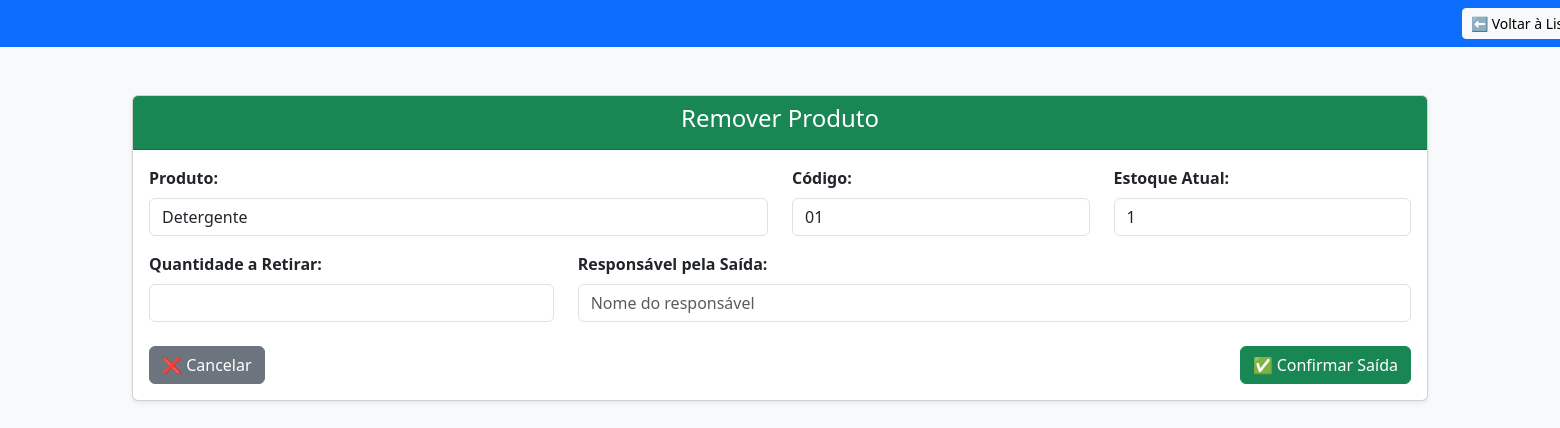
The page /deletar/1 on the database its author committed.
### app.py (models this page shows)
class Item(db.Model):
    id = db.Column(db.Integer, primary_key=True)
    codigo = db.Column(db.String(20), unique=True, nullable=False)
    produto = db.Column(db.String(100), nullable=False)
    quantidade_estoque = db.Column(db.Integer, nullable=False)
    validade = db.Column(db.String(20))
    preco = db.Column(db.Float)
    comentario = db.Column(db.String(255))  # <-- Adicionado

### app.py (the view)
@app.route('/deletar/<int:id>')
def deletar(id):
    return removeproduct(id)

### app.py (called while the page is built, shortened)
@app.route('/removeproduct/<int:id>', methods=['GET', 'POST'])
def removeproduct(id):
    item = Item.query.get_or_404(id)
    return render_template('removeproduct.html', item=item)

### templates/removeproduct.html (shortened to what this page needs)
<!DOCTYPE html>
<html lang="pt-br">
<head>
    <link href="https://cdn.jsdelivr.net/npm/bootstrap@5.3.2/dist/css/bootstrap.min.css" rel="stylesheet">
</head>
<body class="bg-light">
    <nav class="navbar navbar-expand-lg navbar-dark bg-primary">
        <div class="container-fluid">
            <div class="d-flex">
                <a href="{{ url_for('index') }}" class="btn btn-light btn-sm me-2" style="position: relative; top: 0px; left: 1450px;">⬅ Voltar à Lista</a>
            </div>
        </div>
    </nav>
    <div class="container mt-5">
        <div class="card shadow-sm">
            <div class="card-header bg-success text-white text-center">
                <h4>Remover Produto</h4>
            </div>
            <div class="card-body">
                <form action="{{ url_for('removeproduct', id=item.id) }}" method="POST" class="needs-validation" novalidate>
                    <div class="row mb-3">
                        <div class="col-md-6">
                            <label class="form-label fw-bold">Produto:</label>
                            <input type="text" class="form-control" value="{{ item.produto }}" readonly>
                        </div>
                        <div class="col-md-3">
                            <label class="form-label fw-bold">Código:</label>
                            <input type="text" class="form-control" value="{{ item.codigo }}" readonly>
                        </div>
                        <div class="col-md-3">
                            <label class="form-label fw-bold">Estoque Atual:</label>
                            <input type="text" class="form-control" value="{{ item.quantidade_estoque }}" readonly>
                        </div>
                    </div>
                    <div class="row mb-3">
                        <div class="col-md-4">
                            <label class="form-label fw-bold">Quantidade a Retirar:</label>
                            <input type="number" name="quantidade" class="form-control" min="1" max="{{ item.quantidade_estoque }}" required>
                        </div>
                        <div class="col-md-8">
                            <label class="form-label fw-bold">Responsável pela Saída:</label>
                            <input type="text" name="responsavel" class="form-control" placeholder="Nome do responsável" required>
                        </div>
                    </div>
                    <div class="d-flex justify-content-between mt-4">
                        <a href="{{ url_for('index') }}" class="btn btn-secondary">
                            ❌ Cancelar
                        </a>
                        <button type="submit" class="btn btn-success">
                            ✅ Confirmar Saída
                        </button>
                    </div>
                </form>
            </div>
        </div>
    </div>
</body>
</html>

### rows shown on the page
Item: produto "Detergente", codigo "01", quantidade_estoque "1"
